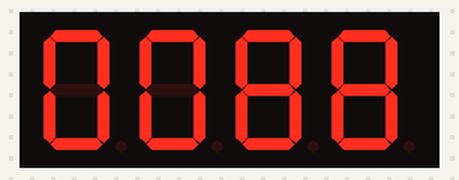
Bench run of a sketch on a simulated Arduino Uno, built with avr-gcc and run on an emulated ATmega328P. Shown: 4-digit seven-segment display. Wiring (inferred from the names in the program): 4-digit 7-segment display, segments lit when HIGH: segments pin 7, pin 9, pin 3, pin 5, pin 6, pin 8, pin 2, pin 4; digit selects pin 10, pin 11, pin 12, pin 13. The segment pins are drawn as the display they are named for.

Above: at 1.51 s.
At 7.47 s:
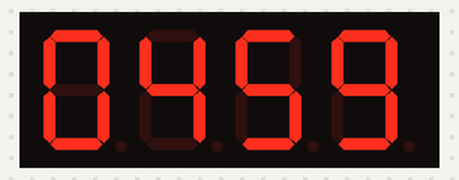
At 13.01 s:
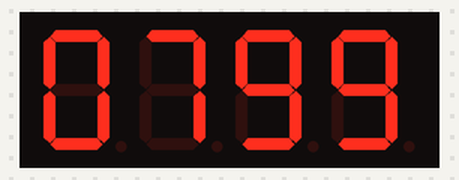
At 19.27 s:
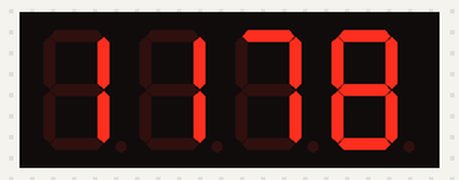
At 30.35 s:
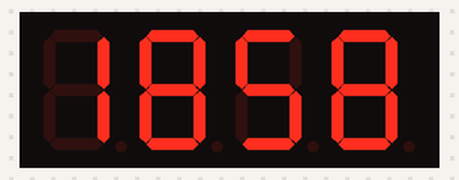
At 37.45 s:
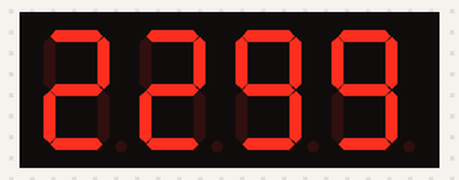

The sketch:

FND_4-1.ino
```cpp
int digitPin[] = {10, 11, 12, 13};
int digits=4;
int segmentPin[] = {7, 9, 3, 5, 6, 8, 2, 4};
int segments = 8;
int Digit[10][8] = {
{1, 1, 1, 1, 1, 1, 0, 0}, //0
{0, 1, 1, 0, 0, 0, 0, 0}, //1
{1, 1, 0, 1, 1, 0, 1, 0}, //2
{1, 1, 1, 1, 0, 0, 1, 0}, //3
{0, 1, 1, 0, 0, 1, 1, 0}, //4
{1, 0, 1, 1, 0, 1, 1, 0}, //5
{1, 0, 1, 1, 1, 1, 1, 0}, //6
{1, 1, 1, 0, 0, 0, 0, 0}, //7
{1, 1, 1, 1, 1, 1, 1, 0}, //8
{1, 1, 1, 1, 0, 1, 1, 0}}; //9
char FND[4];
int Count=0;

void setup() {
  for (int k = 0 ; k < digits ; k++) {
  pinMode(digitPin[k], OUTPUT);
  digitalWrite(digitPin[k], HIGH);
  }
  for (int k = 0 ; k < segments ; k++) {
  pinMode(segmentPin[k], OUTPUT);
  }

}

void loop() {
  Hex2Dec();
  for (int m = 0 ; m < digits ; m++) {
  digitalWrite(digitPin[m], LOW);
    for (int k = 0 ; k < segments ; k++) {
    digitalWrite(segmentPin[k], Digit[FND[m]] [k]);
    }
  delay(4);
  digitalWrite(digitPin[m], HIGH);
  }
  if (++Count>9999) Count=0;


}

void Hex2Dec(){
  int temp=Count;
  FND[0]=temp/1000;
  temp %=1000;
  FND[1]=temp/100;
  temp %=100;
  FND[2]=temp/10;
  temp %=10;
  FND[3]=temp;
}
```
